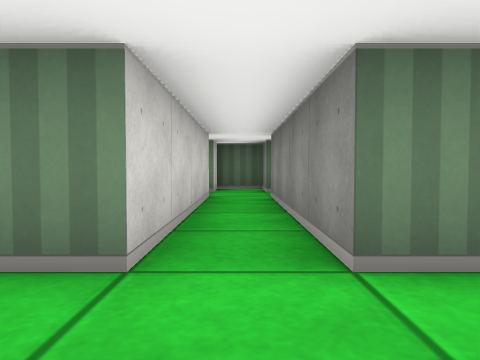
View 1 (above)

16 first-person views from a walk through a cub3D ray-caster map. The camera is about half as high as the walls, tilts 2° down and sees 70° across. The floor is counted in squares. Each view is taken from the middle of a square. On the plan, view 1 faces up. The plan holds only what a view shows up to about 9 squares ahead; the rest is blank.

View 2
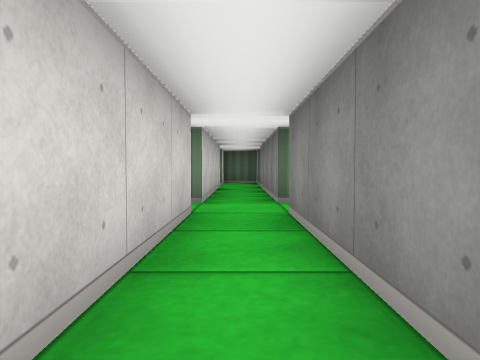

View 3
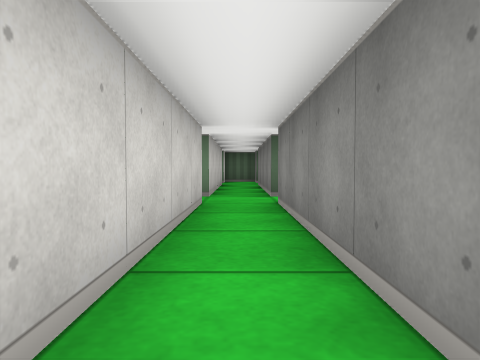

View 4
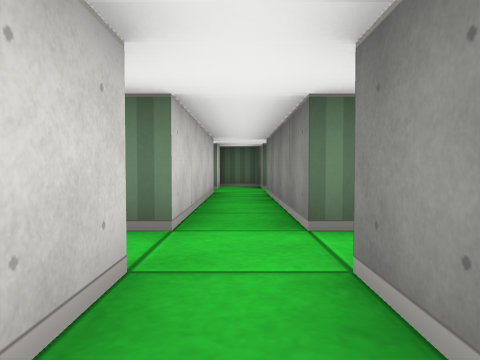

View 5
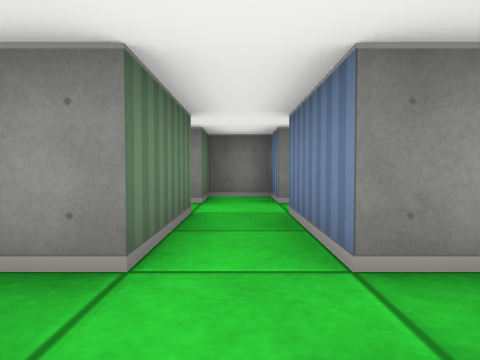

View 6
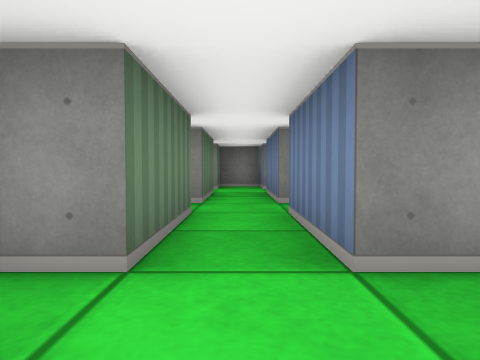

View 7
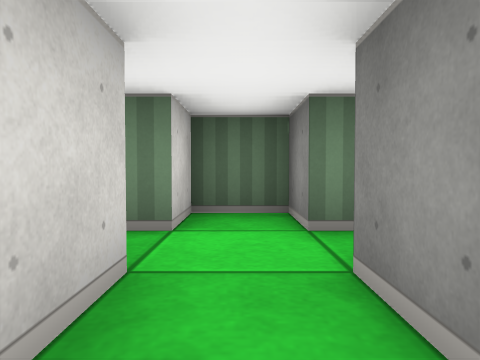

View 8
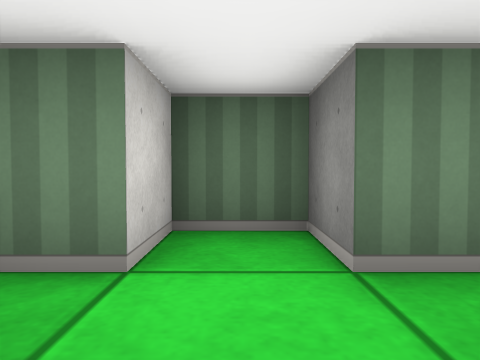

View 9
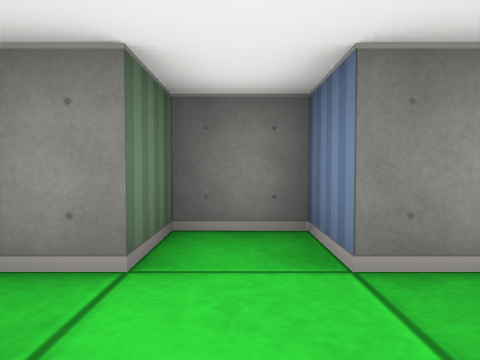

View 10
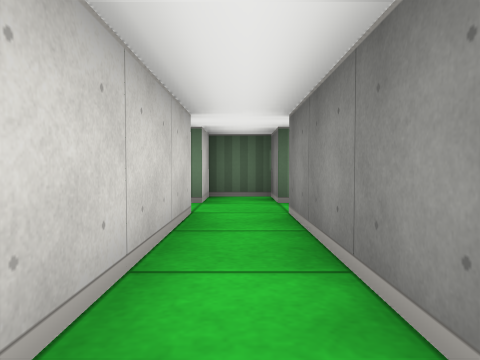

View 11
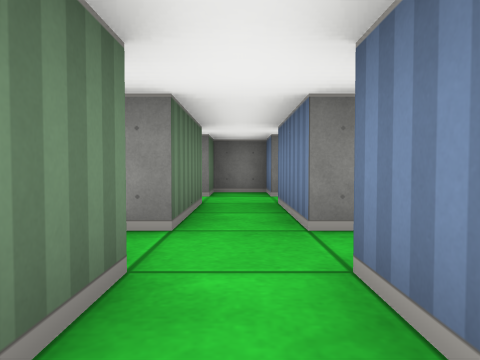

View 12
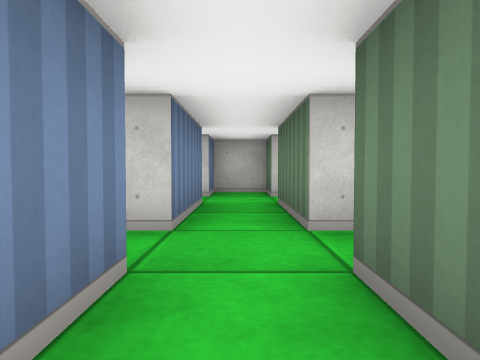

View 13
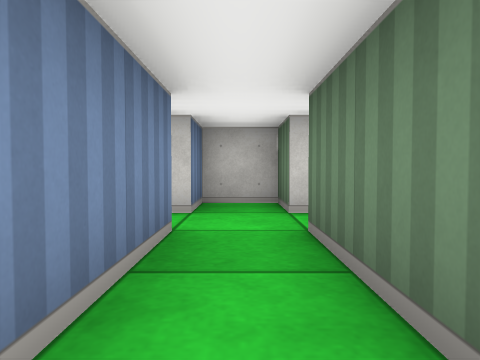

View 14
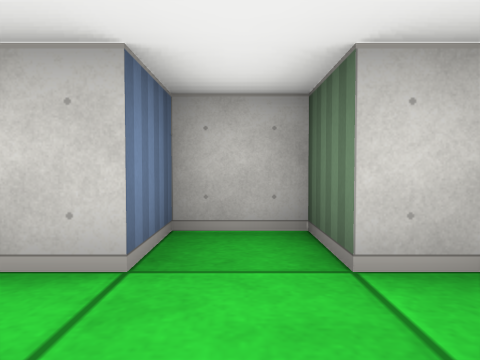

View 15
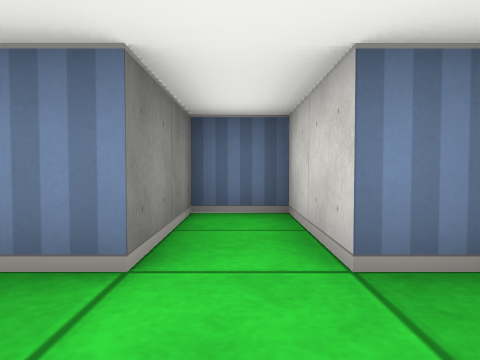

View 16
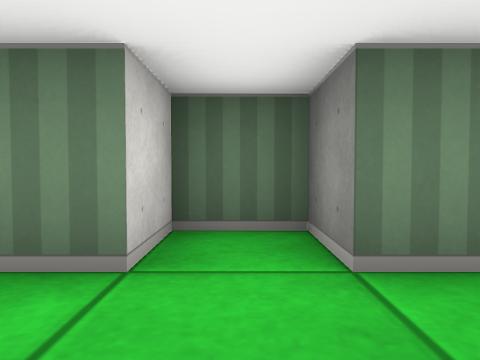

### Floor plan
Points are (right, up) in squares from view 1. A wall is a line through its corners. A room is listed if a view was taken in it or the views show most of it. See-through windows are left out.
Room 1 (views 1, 2, 3, 4, 9, 10, 12, 13, 16)
walls: (0.5, -3.4) (0.5, 0.5) (2.5, 0.5); (-0.5, 0.5) (-0.5, -3.4); (2.5, 1.5) (0.5, 1.5) (0.5, 5.5) (2.5, 5.5); (-0.5, 5.5) (-0.5, 1.5); (2.5, 6.5) (0.5, 6.5) (0.5, 7.5) (-0.5, 7.5) (-0.5, 6.5)
ways out: opening at (-1.5, 1) to room 2; opening at (-1.5, 6) to room 3; opening at (1.5, 1); opening at (1.5, 6)
Room 2 (views 5, 6, 7, 8)
walls: (-3.5, 0.5) (-3.5, -0.4); (-2.5, -0.4) (-2.5, 0.5) (-0.5, 0.5); (-0.5, 1.5) (-2.5, 1.5) (-2.5, 2.5) (-3.5, 2.5) (-3.5, 1.5) (-4.1, 1.5)
ways out: opening at (-1.5, 1) to room 1
Room 3 (views 11, 14, 15)
walls: (-3.5, 7.1) (-3.5, 6.5) (-4.5, 6.5) (-4.5, 5.5) (-3.5, 5.5) (-3.5, 3.5) (-2.5, 3.5) (-2.5, 5.5) (-0.5, 5.5); (-0.5, 6.5) (-2.5, 6.5)
ways out: opening at (-1.5, 6) to room 1

Where each view was taken, in squares from view 1:
view 1: 0 up, 0 right, facing up
view 2: 3 down, 0 right, facing up
view 3: 4 down, 0 right, facing up
view 4: 1 down, 0 right, facing up
view 5: 1 up, 1 left, facing right
view 6: 1 up, 4 left, facing right
view 7: 1 down, 3 left, facing up
view 8: 0 up, 3 left, facing up
view 9: 1 up, 2 right, facing right
view 10: 2 up, 0 right, facing up
view 11: 6 up, 2 left, facing right
view 12: 6 up, 2 right, facing left
view 13: 6 up, 0 right, facing left
view 14: 6 up, 2 left, facing left
view 15: 7 up, 3 left, facing down
view 16: 5 up, 0 right, facing up
